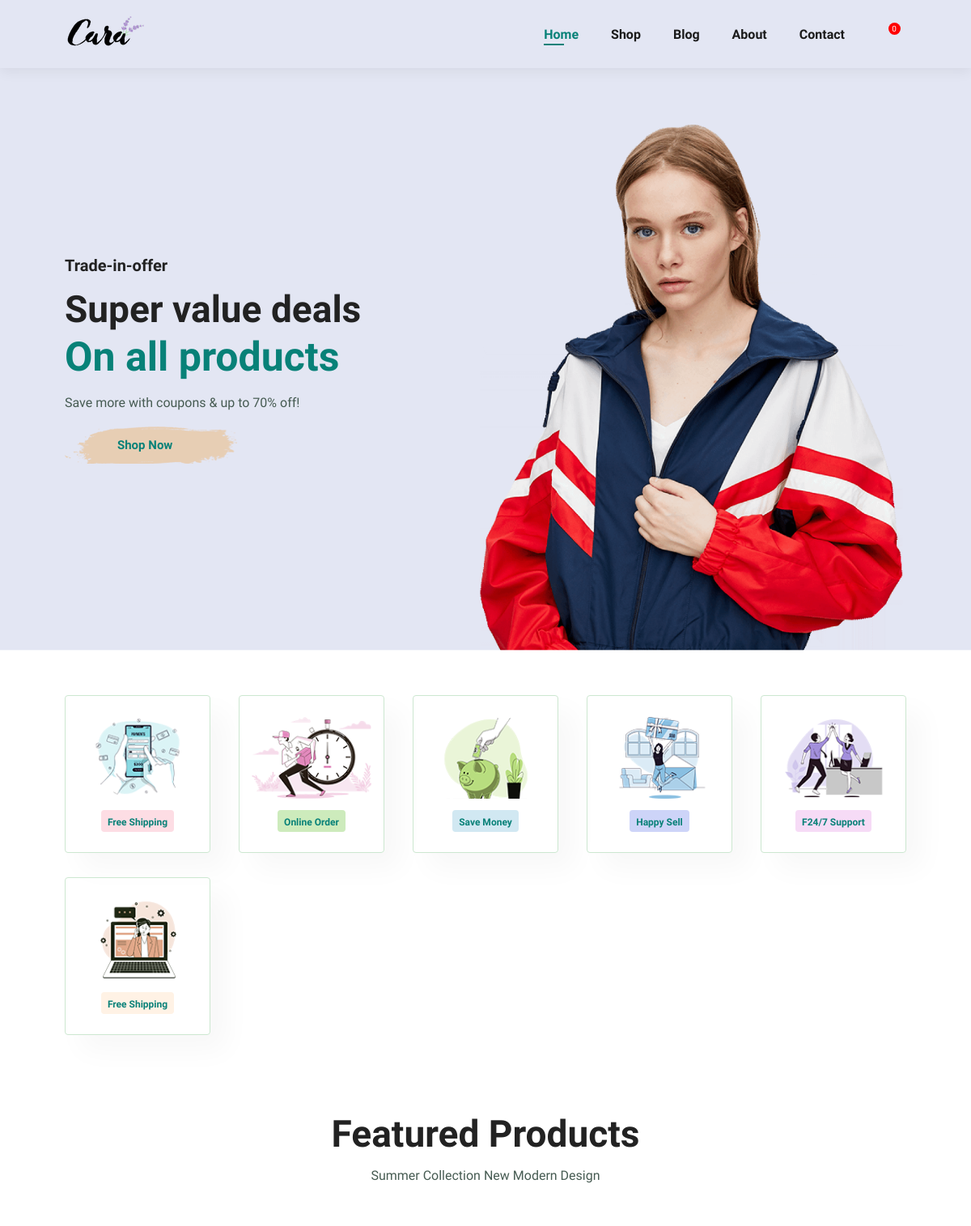
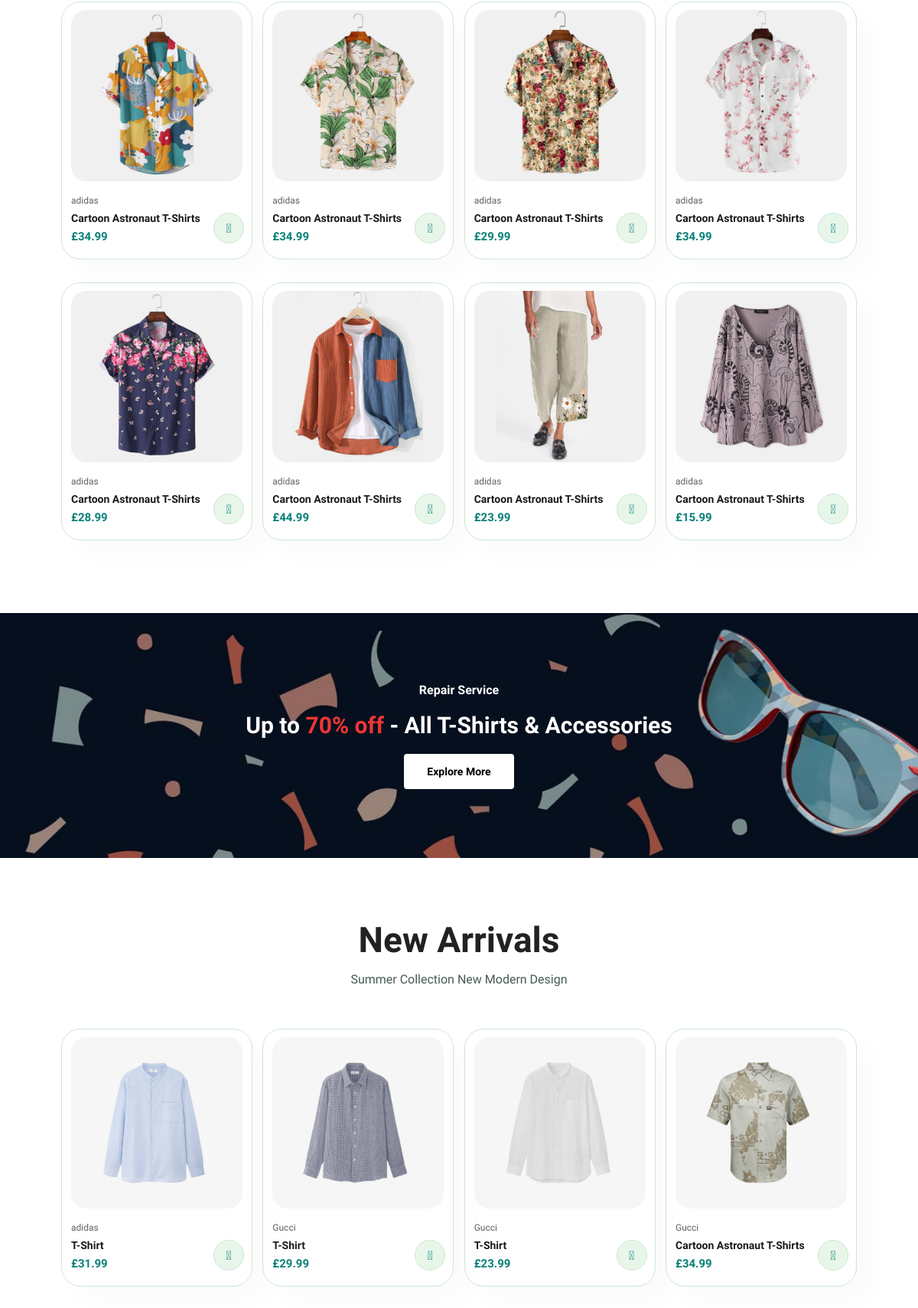
The page / (upper part) on the database its author committed (2 pictures, top to bottom).
### store/models.py (models this page shows, shortened)
class Product(models.Model):
    name = models.CharField(max_length=200, null=True)
    price = models.DecimalField(max_digits=7, decimal_places=2)
    brand = models.CharField(max_length=200, null=True)
    image = models.ImageField(null=True, blank=True)
    @property
    def imageURL(self):
        try:
            url = self.image.url
        except:
            url = ''
        return url

### store/views.py (the view)
# urls.py: 2. Add a URL to urlpatterns:  path('', views.home, name='home')
def home(request):
    featured_products = Product.objects.filter(image__istartswith='f')
    new_products = Product.objects.filter(image__istartswith='n')
    context = {
        'featured_products': featured_products,
        'new_products': new_products,
    }
    return render(request, 'store/home.html', context)

### store/templates/store/home.html (shortened to what this page needs)
{% extends 'store/base.html' %}
{% load static %}
{% block content %}
<section id="hero">
    <h4>Trade-in-offer</h4>
    <h2>Super value deals</h2>
    <h1>On all products</h1>
    <p>Save more with coupons & up to 70% off!</p>
    <button>Shop Now</button>
  </section>
<section id="feature" class="section-p1"></section>
<section id="product1" class="section-p1">
  <h2>Featured Products</h2>
  <p>Summer Collection New Modern Design</p>
  <div class="pro-container">
    {% for product in featured_products %}
      <div class="pro">
        <img src="{{ product.imageURL }}" alt="" />
        <div class="des">
          <span>{{product.brand}}</span>
          <h5>{{product.name}}</h5>
          <h4>£{{product.price|floatformat:2}}</h4>
        </div>
        <a href="#"><i class="fal fa-shopping-cart cart"></i></a>
      </div>
    {% endfor %}
  </div>
</section>
<section id="banner" class="section-m1">
  <h4>Repair Service</h4>
  <h2>Up to <span>70% off</span> - All T-Shirts & Accessories</h2>
  <button class="normal">Explore More</button>
</section>
<section id="product1" class="section-p1">
  <h2>New Arrivals</h2>
      <p>Summer Collection New Modern Design</p>
      <div class="pro-container">
        {% for product in new_products %}
          <div class="pro">
            <img src="{{ product.imageURL }}" alt="" />
            <div class="des">
              <span>{{product.brand}}</span>
              <h5>{{product.name}}</h5>
              <h4>£{{ product.price|floatformat:2 }}</h4>
            </div>
            <a href="#"><i class="fal fa-shopping-cart cart"></i></a>
          </div>
        {% endfor %}
      </div>
</section>
{% endblock %}

### static/css/style.css (style rules this page uses)
* { margin: 0; padding: 0; box-sizing: border-box; font-family: "Spartan", sans-serif; }
html { scroll-behavior: smooth; }
h1 { font-size: 50px; line-height: 64px; color: #222; }
h2 { font-size: 46px; line-height: 54px; color: #222; }
h4 { font-size: 20px; color: #222; }
p { font-size: 16px; color: #465b52; margin: 15px 0 20px 0; }
a { text-decoration: none; color: #fff }
.section-p1 { padding: 40px 80px; }
.section-m1 { margin: 40px 0; }
button.normal { font-size: 14px; font-weight: 600; padding: 15px 30px; color: #000; background-color: #fff; border-radius: 4px; cursor: pointer; border: none; outline: none; transition: 0.2s; }
body { width: 100%; }
#hero { height: 90vh; width: 100%; background-size: cover; background-position: top 25% right 0; padding: 0 80px; display: flex; flex-direction: column; align-items: flex-start; justify-content: center; }
#hero h4 { padding-bottom: 15px; }
#hero h1 { color: #088178; }
#hero button { background-color: transparent; color: #088178; border: 0; padding: 14px 80px 14px 65px; background-repeat: no-repeat; cursor: pointer; font-weight: 700; font-size: 15px; }
#feature { display: flex; align-items: center; justify-content: space-between; flex-wrap: wrap; }
#product1 { text-align: center; }
#product1 .pro-container { display: flex; justify-content: space-between; padding-top: 20px; flex-wrap: wrap; }
#product1 .pro { width: 23%; min-width: 250px; padding: 10px 12px; border: 1px solid #cce7d0; border-radius: 25px; cursor: pointer; box-shadow: 20px 20px 30px rgba(0, 0, 0, 0.02); margin: 15px 0; transition: 0.2s ease; position: relative; }
#product1 .pro img { width: 100%; border-radius: 20px; }
#product1 .pro .des { text-align: start; padding: 10px 0; }
#product1 .des span { color: #606063; font-size: 12px; }
#product1 .des h5 { padding-top: 7px; color: #1a1a1a; font-size: 14px; }
#product1 .pro .des h4 { padding-top: 7px; font-size: 15px; font-weight: 700; color: #088178; }
#product1 .pro .cart { width: 40px; height: 40px; line-height: 40px; border-radius: 50px; background-color: #e8f6ea; font-weight: 500; color: #088178; border: 1px solid #cce7d0; position: absolute; bottom: 20px; right: 10px; }
#banner { display: flex; flex-direction: column; justify-content: center; align-items: center; width: 100%; height: 40vh; background-size: cover; background-position: center; }
#banner h4 { color: #fff; font-size: 16px; }
#banner h2 { color: #fff; font-size: 30px; padding: 10px 0; }
#banner h2 span { color: #ef3636; }

### rows shown on the page
Product: imageURL (picture), brand "adidas", name "Cartoon Astronaut T-Shirts", price "34.99"
Product: imageURL (picture), brand "adidas", name "Cartoon Astronaut T-Shirts", price "34.99"
Product: imageURL (picture), brand "adidas", name "Cartoon Astronaut T-Shirts", price "29.99"
Product: imageURL (picture), brand "adidas", name "Cartoon Astronaut T-Shirts", price "34.99"
Product: imageURL (picture), brand "adidas", name "Cartoon Astronaut T-Shirts", price "28.99"
Product: imageURL (picture), brand "adidas", name "Cartoon Astronaut T-Shirts", price "44.99"
Product: imageURL (picture), brand "adidas", name "Cartoon Astronaut T-Shirts", price "23.99"
Product: imageURL (picture), brand "adidas", name "Cartoon Astronaut T-Shirts", price "15.99"
Product: imageURL (picture), brand "adidas", name "T-Shirt", price "31.99"
Product: imageURL (picture), brand "Gucci", name "T-Shirt", price "29.99"
Product: imageURL (picture), brand "Gucci", name "T-Shirt", price "23.99"
Product: imageURL (picture), brand "Gucci", name "Cartoon Astronaut T-Shirts", price "34.99"
